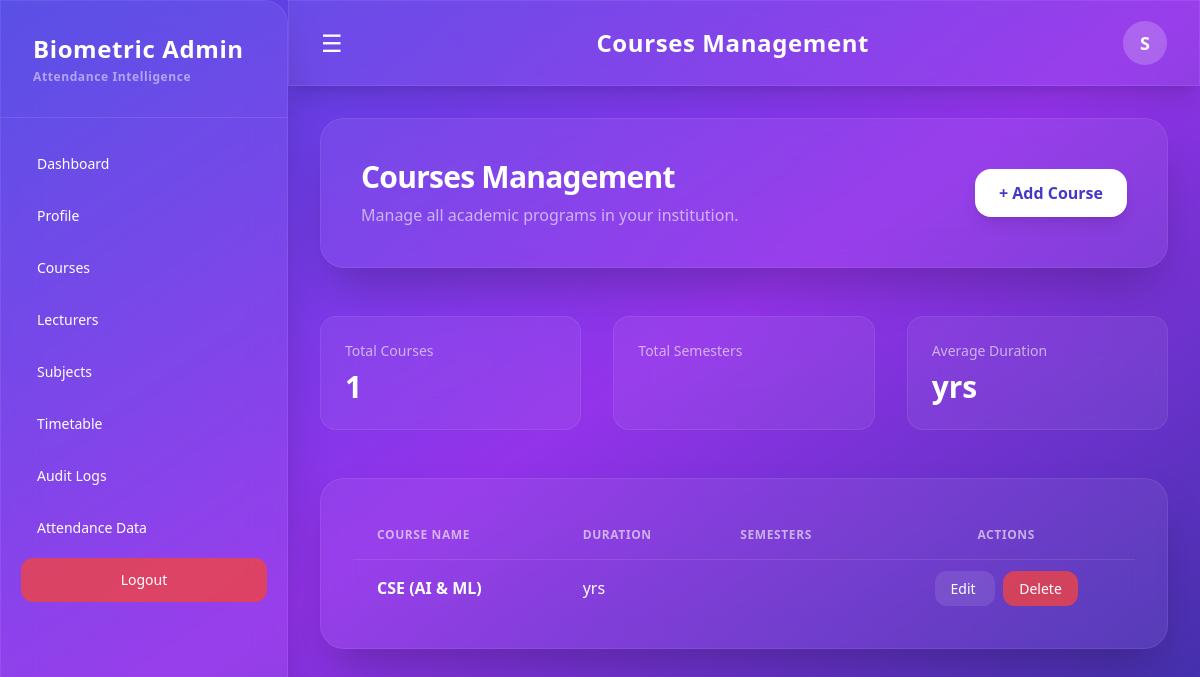
The app's page /accounts/admin/courses/ (signed in), older data.
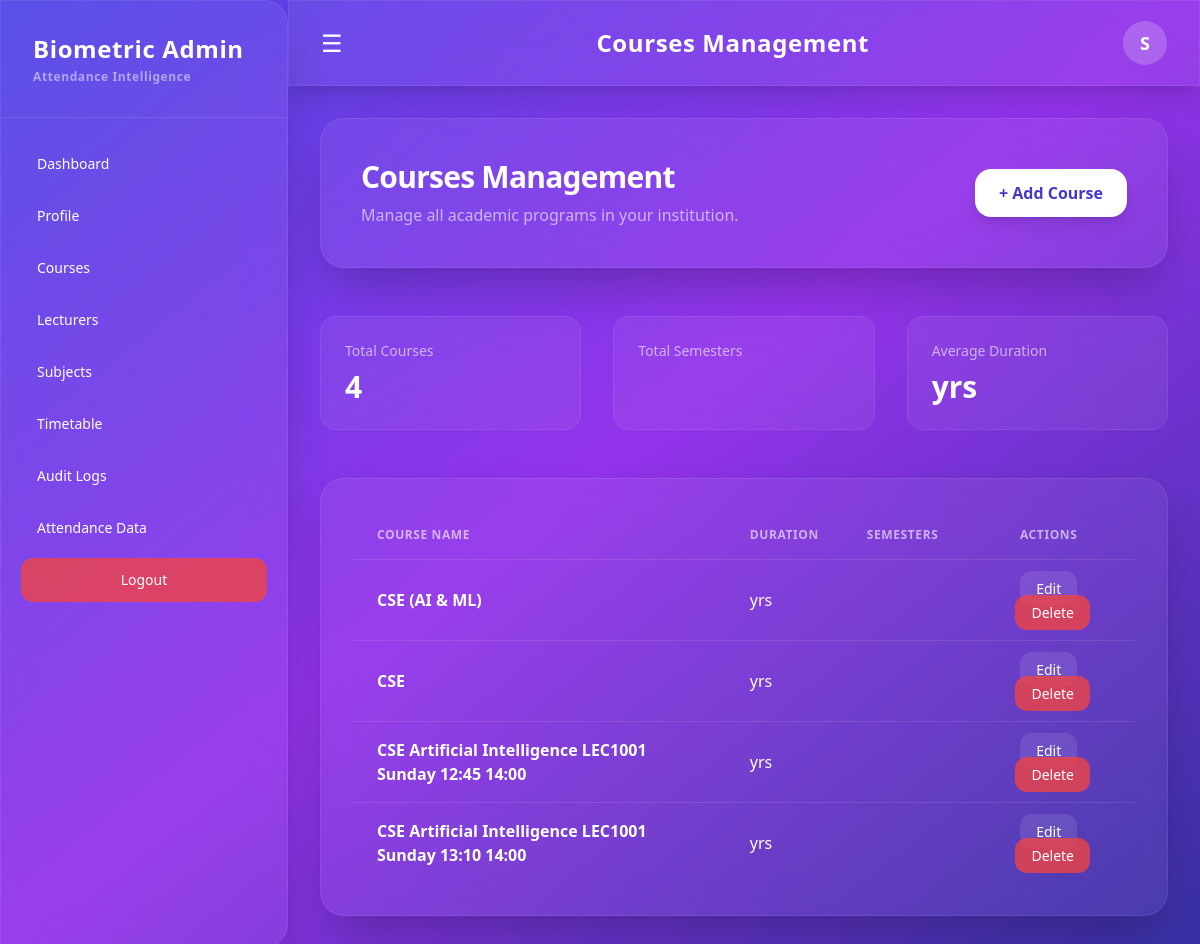
The same page, newer data.
### academics/models.py (models this page shows, shortened)
class Course(models.Model):
    name = models.CharField(max_length=100)
    code = models.CharField(max_length=10, unique=True)  # CAM, CSE, ECE etc.
    duration_years = models.IntegerField(default=4)

### accounts/views.py (the view)
# urls.py: path("admin/courses/", admin_courses, name="admin_courses"),
@admin_required
def admin_courses(request):
    if request.user.role != "admin":
        return redirect("login")
    courses = Course.objects.all()
    return render(request, "admin/courses.html", {
        "courses": courses
    })

### templates/admin/courses.html (shortened to what this page needs)
{% extends "admin/base.html" %}
{% block header_title %}Courses Management{% endblock %}
{% block content %}
<div class="space-y-12">
    <div class="glass p-10 rounded-3xl shadow-2xl flex flex-col md:flex-row md:items-center md:justify-between gap-6">
        <div>
            <h2 class="text-3xl font-bold tracking-tight">
                Courses Management
            </h2>
            <p class="text-white/60 mt-2">
                Manage all academic programs in your institution.
            </p>
        </div>
        <button id="openModal"
            class="px-6 py-3 bg-white text-indigo-700 font-semibold rounded-2xl shadow-lg hover:scale-105 transition">
            + Add Course
        </button>
    </div>
    <div class="grid grid-cols-1 sm:grid-cols-2 lg:grid-cols-3 gap-8">
        <div class="glass p-6 rounded-2xl hover:shadow-xl transition">
            <p class="text-white/60 text-sm mb-2">Total Courses</p>
            <p class="text-3xl font-bold">
                {{ courses|length }}
            </p>
        </div>
        <div class="glass p-6 rounded-2xl hover:shadow-xl transition">
            <p class="text-white/60 text-sm mb-2">Total Semesters</p>
        </div>
        <div class="glass p-6 rounded-2xl hover:shadow-xl transition">
            <p class="text-white/60 text-sm mb-2">Average Duration</p>
            <p class="text-3xl font-bold">
                {{ avg_duration }} yrs
            </p>
        </div>
    </div>
    <div class="glass rounded-3xl p-8 shadow-2xl">
        <div class="overflow-x-auto">
            <table class="min-w-full text-left">
                <thead>
                    <tr class="text-white/60 text-xs uppercase tracking-wider border-b border-white/10">
                        <th class="py-4 px-6">Course Name</th>
                        <th class="py-4 px-6">Duration</th>
                        <th class="py-4 px-6">Semesters</th>
                        <th class="py-4 px-6 text-center">Actions</th>
                    </tr>
                </thead>
                <tbody class="divide-y divide-white/10">
                    {% for course in courses %}
                    <tr class="hover:bg-white/5 transition">
                        <td class="py-4 px-6 font-semibold">
                            {{ course.name }}
                        </td>
                        <td class="py-4 px-6">
                            {{ course.duration }} yrs
                        </td>
                        <td class="py-4 px-6">
                        </td>
                        <td class="py-4 px-6 text-center space-x-2">
                            <a href="{% url 'admin_edit_course' course.id %}"
                               class="px-4 py-2 bg-white/10 hover:bg-white/20 rounded-xl transition text-sm">
                                Edit
                            </a>
                            <a href="{% url 'admin_delete_course' course.id %}"
                               onclick="return confirm('Delete this course?')"
                               class="px-4 py-2 bg-red-500/80 hover:bg-red-600 rounded-xl transition text-sm">
                                Delete
                            </a>
                        </td>
                    </tr>
                    {% endfor %}
                </tbody>
            </table>
        </div>
    </div>
</div>
{% endblock %}

Row changes from the older to the newer data that the page shows:
added Course: name "CSE"
added Course: name "CSE Artificial Intelligence LEC1001 Sunday 12:45 14:00"
added Course: name "CSE Artificial Intelligence LEC1001 Sunday 13:10 14:00"
Text that changed along with them:
{{ courses|length }}: "1" → "4"
